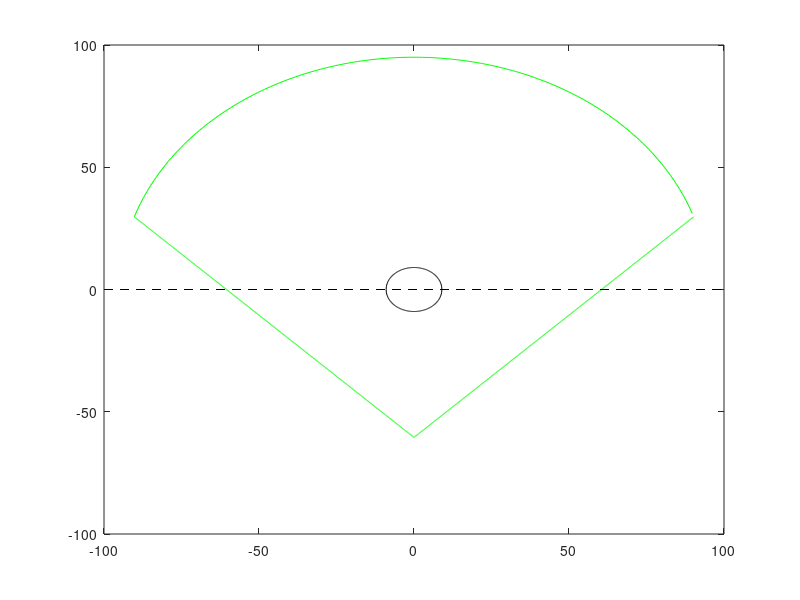

The MATLAB script that drew this image: (Note: this script raises an error after producing the figure.)
%Lecture 11
%
%Final Practice
%
%Kyle O'Connor

home;
clear all;
clc;

r = roots([2 -121 (60.5^2 - 95^2)]);
xtop = -r(1):1:r(1);
xl = -r(1):.1:0;
xr = 0:.1:r(1);
ytop = sqrt(95^2 - xtop.^2);
ylbase = -xl-60.5;
yrbase = xr-60.5;
plot(xtop,ytop,'g',xl,ylbase,'g',xr,yrbase,'g')
hold on;
xpm = -9:.1:9;
ypmtop = sqrt(9^2 - xpm.^2);
ypmbottom = -sqrt(9^2 - xpm.^2);
plot(xpm,ypmtop,'k',xpm,ypmbottom,'k')
plot([-100 100] , [0,0],'k--')
area1 = sum(MyTrap(ytop,xtop));
area2 = sum(MyTrap(ylbase,xl));
area3 = sum(MyTrap(yrbase,xr));
area_num = area1 - area2 - area3